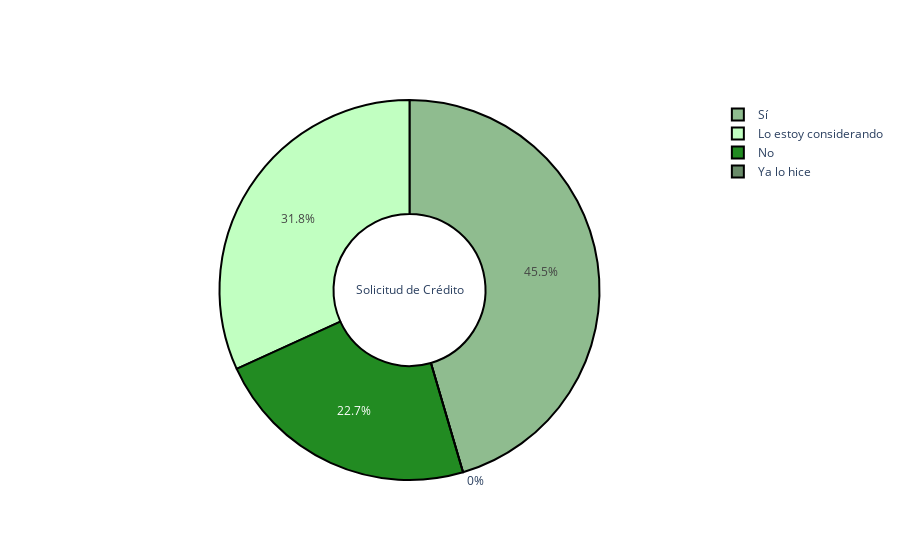

Notebook code for this chart:
### Code cell
#Credito solicitud
si=0
no = 0
cons = 0
ya=0
for i in range(0, len(df)):
    if df['credito_solicitud'][i] == 'Sí':
        si += 1
    if df['credito_solicitud'][i] == 'No':
        no += 1
    if df['credito_solicitud'][i] == 'Lo estoy considerando':
        cons += 1
    if df['credito_solicitud'][i] == 'Ya lo hice':
        ya += 1



fig = po.Figure(data = [po.Pie(labels = ['Sí','No','Lo estoy considerando','Ya lo hice'], 
                               values = [si, no,cons,ya],title = 'Solicitud de Crédito',
                               hole=.4)])
colors = ['#8FBC8F', '#228B22', '#C1FFC1', '#698B69' ]
fig.update_traces(marker=dict(colors=colors, line=dict(color='#000000', width=2)))
fig.show()

### Figure 1 — Plotly figure (JSON) as saved in the notebook; plotly's stock layout.template omitted (floating-point values rounded to 4 significant figures)
{"data": [{"hole": 0.4, "labels": ["Sí", "No", "Lo estoy considerando", "Ya lo hice"], "marker": {"colors": ["#8FBC8F", "#228B22", "#C1FFC1", "#698B69"], "line": {"color": "#000000", "width": 2}}, "title": {"text": "Solicitud de Crédito"}, "type": "pie", "values": [20, 10, 14, 0]}], "layout": {}}
